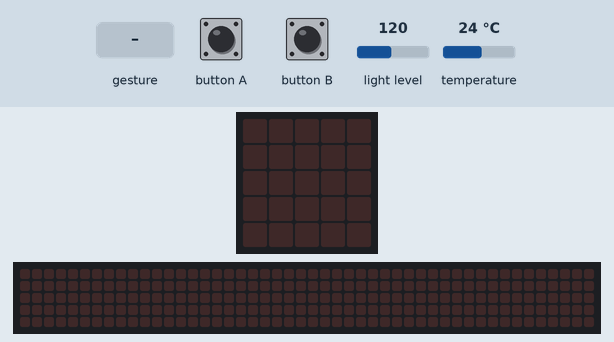
This program was run on a simulated BBC micro:bit (MakeCode). Shown: the board's 5×5 LED display, a strip that is not on the board, showing the scrolling text unrolled. Inputs (shaded band) come from the test bench; at power-on: light level 120, temperature 24 °C. A tilt is held for 1.5 s and a shake lasts 1 s, then the board lies face up again; the 48×5 strip is a reading aid, not a part: it shows the text the display is scrolling, unrolled, one strip-width of it at a time.

Above: at 1.2 s.
1.3 s: gesture 'shake'
At 4.05 s:
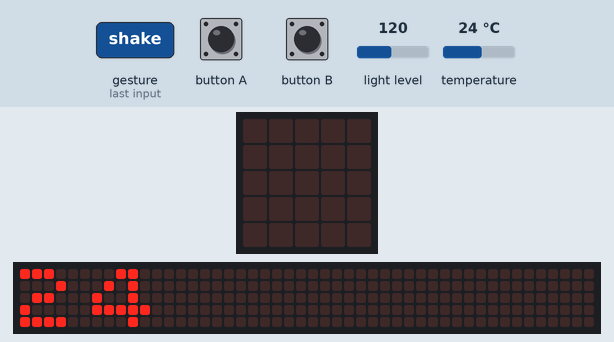
4.3 s: button B pressed for 0.15 s
At 4.9 s:
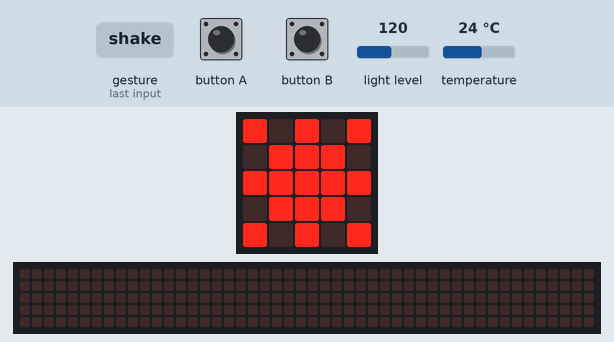
5.9 s: gesture 'shake'
At 6.17 s:
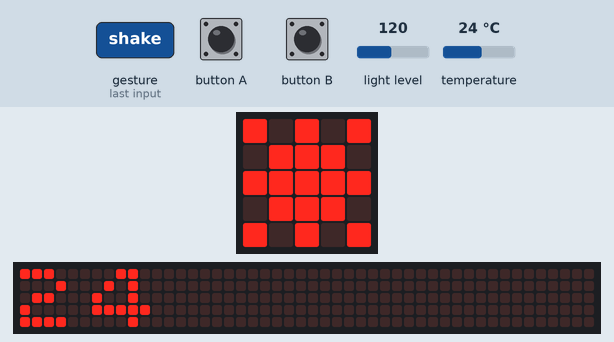
Timing chart, 0 to 8.9 s (numbered marks = the images above; inputs shaded):
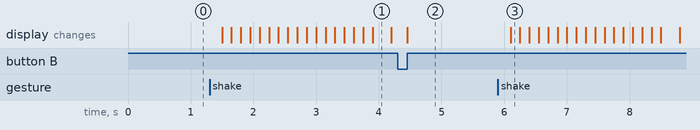

The program:

main.ts
```typescript
input.onButtonPressed(Button.A, function () {
    if (input.temperature() >= 21) {

    }
})
input.onGesture(Gesture.Shake, function () {
    basic.showNumber(input.temperature())
})
input.onButtonPressed(Button.B, function () {
    if (input.temperature() >= 21 && input.lightLevel() >= 100) {
        basic.showLeds(`
            # . # . #
            . # # # .
            # # # # #
            . # # # .
            # . # . #
            `)
    } else {
        if (input.temperature() <= 21 && input.lightLevel() <= 100) {
            basic.showLeds(`
                . # # # .
                # # # # #
                # # # # #
                . . # . .
                . # # . .
                `)
        }
    }
})
```

test.ts
```typescript
// aquí va el archivo "tests"; esto no se compilará cuando este paquete se utilice como una extensión.
```

Measured:
- after the input at 1.3 s, the display: changes after 0.20 s (image 1)
- after the input at 4.3 s, the display: changes after 0.15 s (image 2)
- after the input at 5.9 s, the display: changes after 0.20 s (image 3)
